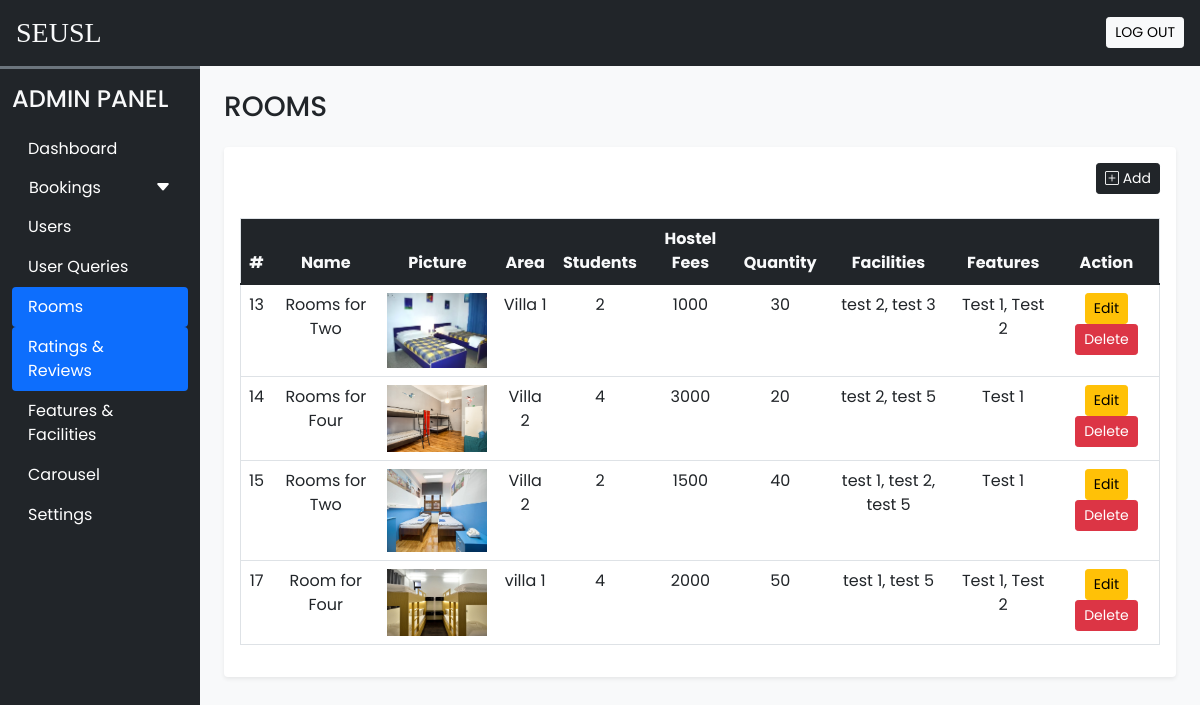
The page /admin/rooms.php (signed in) on the database its author committed.
### tables this page shows
CREATE TABLE `rooms` (
  `id` int(11) NOT NULL,
  `name` varchar(150) NOT NULL,
  `area` varchar(50) NOT NULL,
  `fees` int(11) NOT NULL,
  `quantity` int(11) NOT NULL,
  `students` int(11) NOT NULL,
  `picture` varchar(100) NOT NULL,
  `facilities` varchar(100) NOT NULL,
  `features` varchar(100) NOT NULL,
  `description` varchar(100) NOT NULL,
  `table_name` varchar(100) NOT NULL
);

### admin/rooms.php (the view, shortened to what this page needs)
<?php
include '../connection.php';
$rooms = $conn->query("SELECT * FROM rooms");
?>
<!DOCTYPE html>
<html lang="en">
<head>
    <?php require('links.php') ?>
</head>
<body class="bg-light">
<?php require('header.php'); ?>
<div class="container-fluid" id="main-content">
    <div class="row">
        <div class="col-lg-10 ms-auto p-4 overflow-hidden">
            <h3 class="mb-4">ROOMS</h3>
            <div class="card border-0 shadow-sm mb-4">
                <div class="card-body">
                    <div class="text-end mb-4">
                        <button type="button" class="btn btn-dark shadow-none btn-sm" data-bs-toggle="modal" data-bs-target="#add-room">
                            <i class="bi bi-plus-square"></i> Add
                        </button>
                    </div>
                    <div class="table-responsive-lg">
                        <table class="table table-hover border text-center">
                            <thead>
                                <tr class="bg-dark text-light">
                                    <th scope="col">#</th>
                                    <th scope="col">Name</th>
                                    <th scope="col">Picture</th>
                                    <th scope="col">Area</th>
                                    <th scope="col">Students</th>
                                    <th scope="col">Hostel Fees</th>
                                    <th scope="col">Quantity</th>
                                    <th scope="col">Facilities</th>
                                    <th scope="col">Features</th>
                                    <th scope="col">Action</th>
                                </tr>
                            </thead>
                            <tbody>
                                <?php while ($room = mysqli_fetch_assoc($rooms)): ?>
                                    <tr>
                                        <td><?= $room['id'] ?></td>
                                        <td><?= $room['name'] ?></td>
                                        <td><img src="../images/rooms/<?= $room['picture'] ?>" alt="Room Picture" style="width:100px;height:auto;"></td>
                                        <td><?= $room['area'] ?></td>
                                        <td><?= $room['students'] ?></td>
                                        <td><?= $room['fees'] ?></td>
                                        <td><?= $room['quantity'] ?></td>
                                        <td><?= $room['facilities'] ?></td>
                                        <td><?= $room['features'] ?></td>
                                        <td>
                                            <button class="btn btn-sm btn-warning" data-bs-toggle="modal" data-bs-target="#edit-room-<?= $room['id'] ?>">Edit</button>
                                            <form method="POST" style="display:inline-block;">
                                                <button type="submit" name="delete_room" class="btn btn-sm btn-danger" onclick="return confirm('Are you sure you want to delete this room?');">Delete</button>
                                            </form>
                                        </td>
                                    </tr>
                                <?php endwhile; ?>
                            </tbody>
                        </table>
                    </div>
                </div>
            </div>
        </div>
    </div>
</div>
</body>
</html>

### admin/style.css (style rules this page uses)
:root { --teal: #2ec1ac; --teal_hover: #279e8c; }
* { font-family: 'Poppins', sans-serif; }

### rows shown on the page
rooms: id "13", name "Rooms for Two", picture (picture), area "Villa 1", students "2", fees "1000", quantity "30", facilities "test 2, test 3", features "Test 1, Test 2"
rooms: id "14", name "Rooms for Four", picture (picture), area "Villa 2", students "4", fees "3000", quantity "20", facilities "test 2, test 5", features "Test 1"
rooms: id "15", name "Rooms for Two", picture (picture), area "Villa 2", students "2", fees "1500", quantity "40", facilities "test 1, test 2, test 5", features "Test 1"
rooms: id "17", name "Room for Four", picture (picture), area "villa 1", students "4", fees "2000", quantity "50", facilities "test 1, test 5", features "Test 1, Test 2"
